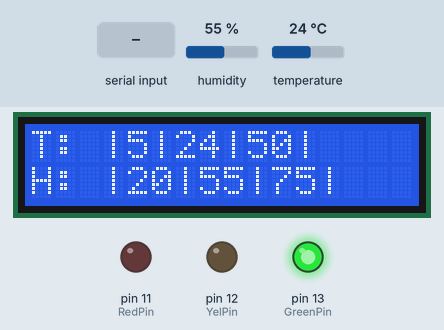
This sketch was run on a simulated Arduino Uno, built with avr-gcc and run on an emulated ATmega328P. Shown: 16×2 character LCD, output pins drawn as LEDs (lit = HIGH). The inputs (shaded band) are chosen by the test bench; at power-on: humidity 55 %, temperature 24 °C. Pins used as bus, display or sensor lines are not drawn; what the sketch prints to the serial monitor is not drawn.

Above: at 1.5 s.
1.6 s: "TH" received over Serial
At 4.7 s:
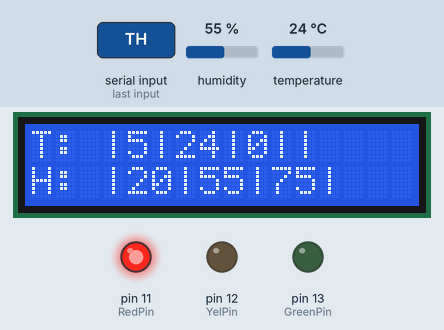
5.0 s: "HH" received over Serial
At 7.9 s:
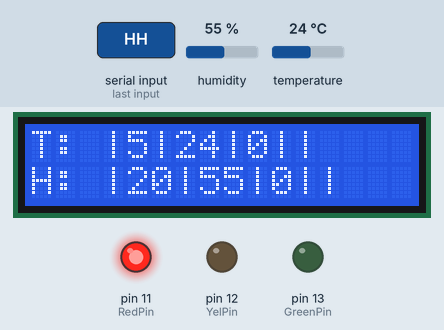
8.6 s: "HL" received over Serial
At 10.9 s:
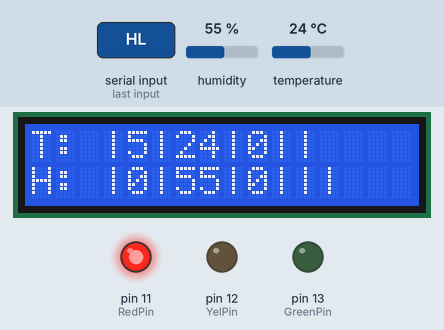
12.1 s: humidity set to 22 %
At 14.2 s:
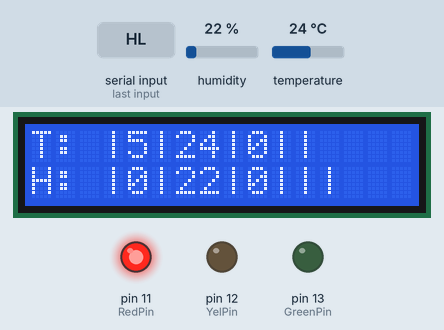
14.6 s: temperature set to 12 °C
At 16.4 s:
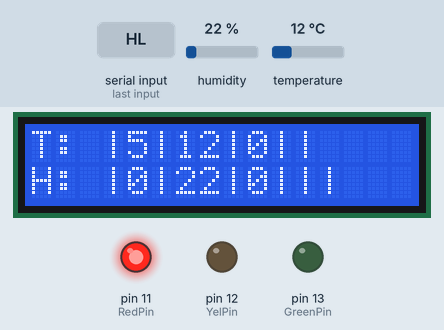
17.1 s: "TL" received over Serial
At 20.5 s:
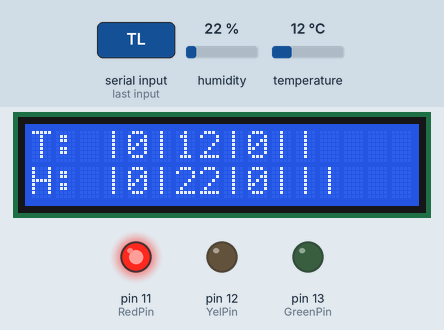
Timing chart, 0 to 21.6 s (numbered marks = the images above; inputs shaded):
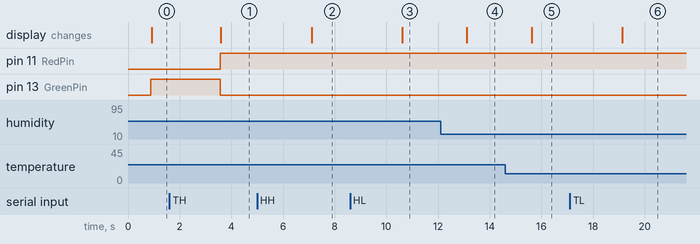

The sketch:

Lab_10.3.ino
```cpp
#include "DHT.h"
#include <LiquidCrystal_I2C.h>

#define DHTPIN 2
#define DHTTYPE DHT11

int TempHighTH = 50;
int TempLowTH = 5;
int HumaHighTH = 75;
int HumaLowTH = 20;

#define RedPin 11
#define YelPin 12
#define GreenPin 13
#define Buzzer 8

unsigned long previousMillis = 0;
const long interval = 100;

String inString;

DHT dht(DHTPIN, DHTTYPE);


LiquidCrystal_I2C lcd(0x27, 16, 2);

void setup() {
  lcd.begin();
  lcd.clear();
  Serial.begin(9600);
  dht.begin();
  pinMode(YelPin, OUTPUT);
  pinMode(GreenPin, OUTPUT);
  pinMode(RedPin, OUTPUT);
  pinMode(Buzzer, OUTPUT);
}

void loop() {
  setTH();
  unsigned long currentMillis = millis();
  delay(800);
  float h = dht.readHumidity();
  float t = dht.readTemperature();
  Serial.print("\nHumidity: ");
  Serial.print((int)h);
  Serial.print(" %\t");
  Serial.print("Temperature: ");
  Serial.print((int)t);
  Serial.print(" *C");
  alarm(t, h, currentMillis);
  showDHT(t, h);
}

void showDHT(int t, int h) {
  lcd.setCursor(0, 0);
  lcd.print("T: |" + (String)TempLowTH + "|" + (String)t + "|" + (String)TempHighTH + "|");
  lcd.setCursor(0, 1);
  lcd.print("H: |" + (String)HumaLowTH + "|" + (String)h + "|" + (String)HumaHighTH + "|");
}

void alarm(int t, int h, unsigned long currentMillis) {
  static boolean buzzerState = false;
  if (t >= TempHighTH || t <= TempLowTH) {
    if ((t == TempHighTH || t == TempLowTH) && (currentMillis - previousMillis >= interval)) {
      previousMillis = currentMillis;
      if (buzzerState == false) {
        tone(Buzzer, 700);
        buzzerState = true;
      } else {
        noTone(Buzzer);
        buzzerState = false;
      }
      digitalWrite(RedPin, LOW);
      digitalWrite(GreenPin, LOW);
      digitalWrite(YelPin, HIGH);
      Serial.print("\tWarning!!! ");
      Serial.print(t >= TempHighTH ? "High" : "Low");
      Serial.print(" Temperature!! : ");
      Serial.print((String)t + " *C");
    } else {
      digitalWrite(GreenPin, LOW);
      digitalWrite(YelPin, LOW);
      digitalWrite(RedPin, HIGH);
      Serial.print("\tAlarm!!! ");
      Serial.print(t >= TempHighTH ? "High" : "Low");
      Serial.print(" Temperature!! : ");
      Serial.print((String)t + " *C");
      digitalWrite(Buzzer, 1);
    }
  } else if (h >= HumaHighTH || h <= HumaLowTH) {
    if ((h == HumaHighTH || h == HumaLowTH) && (currentMillis - previousMillis >= interval)) {
      previousMillis = currentMillis;
      if (buzzerState == false) {
        tone(Buzzer, 700);
        buzzerState = true;
      } else {
        noTone(Buzzer);
        buzzerState = false;
      }
      digitalWrite(RedPin, LOW);
      digitalWrite(GreenPin, LOW);
      digitalWrite(YelPin, HIGH);
      Serial.print("\tWarning!!! ");
      Serial.print(h >= HumaHighTH ? "High" : "Low");
      Serial.print(" Huminity!! : ");
      Serial.print((String)h + " %");
    } else {
      digitalWrite(GreenPin, LOW);
      digitalWrite(YelPin, LOW);
      digitalWrite(RedPin, HIGH);
      Serial.print("\tAlarm!!! ");
      Serial.print(h >= HumaHighTH ? "High" : "Low");
      Serial.print(" Huminity!! : ");
      Serial.print((String)h + " %");
      digitalWrite(Buzzer, 1);
    }
  } else {
    noTone(Buzzer);
    buzzerState = false;
    digitalWrite(YelPin, LOW);
    digitalWrite(RedPin, LOW);
    digitalWrite(GreenPin, HIGH);
    digitalWrite(Buzzer, 0);
  }
}

void setTH() {
  while (Serial.available() > 0) {
    inString = Serial.readString();
    inString.trim();
    inString.toUpperCase();
    if (inString.substring(0, 2) == "TH") {
      TempHighTH = inString.substring(2).toInt();
    }
    if (inString.substring(0, 2) == "TL") {
      TempLowTH = inString.substring(2).toInt();
    }
    if (inString.substring(0, 2) == "HH") {
      HumaHighTH = inString.substring(2).toInt();
    }
    if (inString.substring(0, 2) == "HL") {
      HumaLowTH = inString.substring(2).toInt();
    }
    inString = "";
  }
}
```

Measured:
- after the input at 1.6 s, pin 11 (RedPin): LOW → HIGH after 2.0 s; pin 13 (GreenPin): HIGH → LOW after 2.0 s; the display: changes after 2.0 s (image 1)
- after the input at 5.0 s, the display: changes after 2.1 s (image 2)
- after the input at 8.6 s, the display: changes after 2.0 s (image 3)
- after the input at 12.1 s, the display: changes after 1.0 s (image 4)
- after the input at 14.6 s, the display: changes after 1.0 s (image 5)
- after the input at 17.1 s, the display: changes after 2.0 s (image 6)
